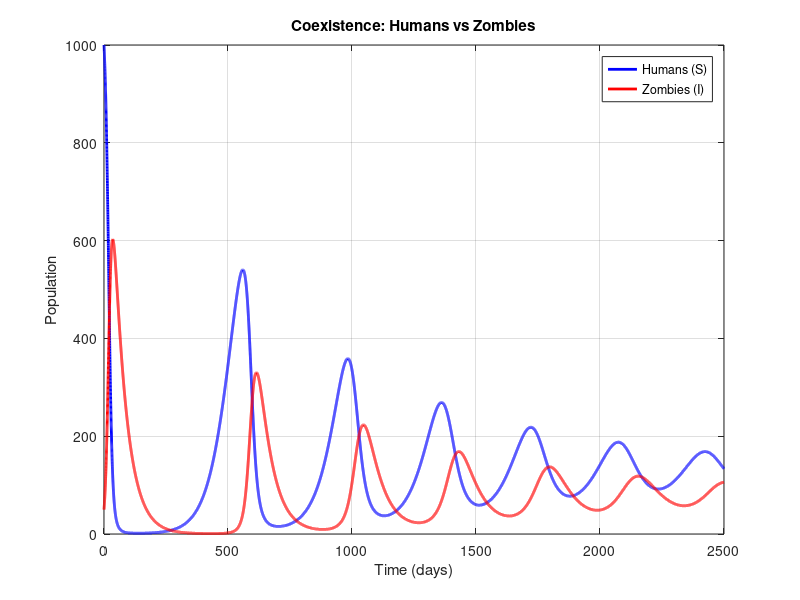

Reproduce this figure in MATLAB.
% Zombie Apocalypse: Permanent Coexistence
close all
clear
clc

% Parameters for Permanent Coexistence
params.beta = 0.0002;   % Infection rate
params.gamma = 0.02;   % Human birth rate (logistic growth)
params.K = 1000;       % Carrying capacity for humans
params.mu = 0.001;     % Natural human death rate
params.c = 0.05;       % Human attack rate on zombies

% Initial conditions
S0 = 1000; % humans
I0 = 50;   % zombies
dt = 0.1;       % time step (days)
Tfinal = 2500;  % final time (days)
Nsteps = ceil(Tfinal/dt);
time = 0:dt:Tfinal;

% Pre-allocate memory
x = zeros(2, Nsteps+1);
x(:,1) = [S0; I0];

% System of equations
f = @(S,I,p) [
    -p.beta*S*I + p.gamma*S*(1 - S/p.K) - p.mu*S;
     p.beta*S*I - p.gamma*I - p.c*S*(I/(p.K+I))
];

% Simulation
for i = 1:Nsteps
    x(:,i+1) = x(:,i) + dt * f(x(1,i), x(2,i), params);
    % Prevent negatives
    x(x(:,i+1)<0,i+1) = 0;
end

% Plot results
figure;
plot(time, x(1,:), 'b-', 'LineWidth', 2); hold on;
plot(time, x(2,:), 'r-', 'LineWidth', 2);
xlabel('Time (days)');
ylabel('Population');
legend('Humans (S)', 'Zombies (I)');
title('Coexistence: Humans vs Zombies');
grid on;
